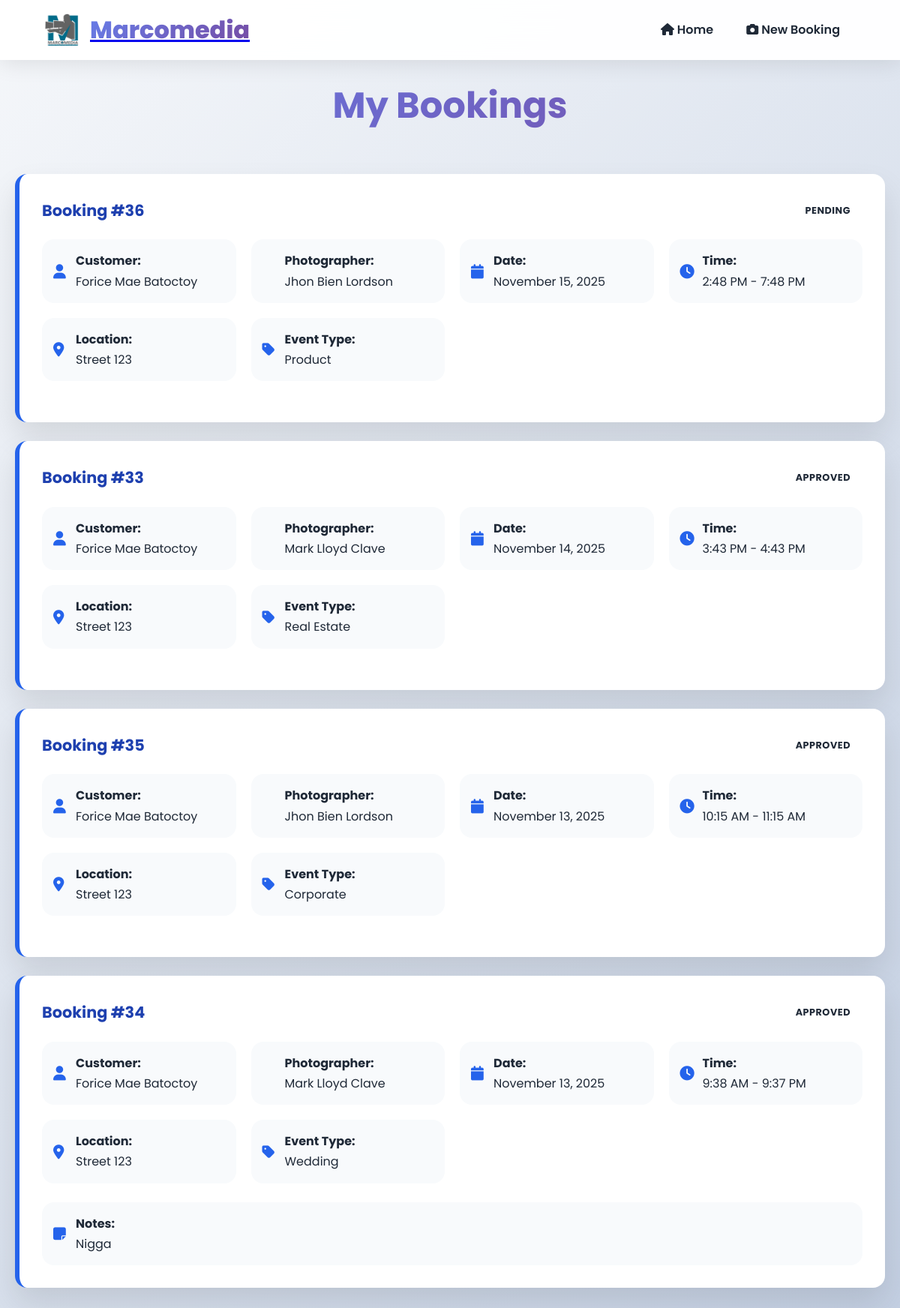
Page /website/my_bookings.php (signed in) on the committed database.
### tables this page shows
CREATE TABLE IF NOT EXISTS `appointments` (
  `id` int(11) NOT NULL AUTO_INCREMENT,
  `customer` varchar(255) NOT NULL,
  `user_id` int(11) DEFAULT NULL,
  `service` varchar(100) NOT NULL,
  `date` date NOT NULL,
  `start_time` time NOT NULL,
  `end_time` time NOT NULL,
  `location` varchar(255) DEFAULT NULL,
  `note` text DEFAULT NULL,
  `admin_notes` text DEFAULT NULL,
  `event_type` varchar(100) DEFAULT NULL,
  `notes` text DEFAULT NULL,
  `status` enum('Pending','Approved','Cancelled') DEFAULT 'Pending',
  `cameraman_id` int(11) DEFAULT NULL,
  `created_at` timestamp NOT NULL DEFAULT current_timestamp(),
  `deleted_at` timestamp NULL DEFAULT NULL,
  `photographer_id` int(11) DEFAULT NULL,
  `photographer_name` varchar(255) DEFAULT NULL,
  PRIMARY KEY (`id`)
);

CREATE TABLE IF NOT EXISTS `users` (
  `id` int(11) NOT NULL AUTO_INCREMENT,
  `name` varchar(100) DEFAULT NULL,
  `fullname` varchar(255) NOT NULL,
  `username` varchar(100) NOT NULL,
  `email` varchar(255) NOT NULL,
  `password_hash` varchar(255) NOT NULL,
  `role` enum('admin','photographer','customer') NOT NULL DEFAULT 'customer',
  `created_at` timestamp NOT NULL DEFAULT current_timestamp(),
  `status` enum('active','inactive') DEFAULT 'active',
  `profile_image` varchar(255) DEFAULT NULL,
  PRIMARY KEY (`id`),
  UNIQUE KEY `username` (`username`),
  UNIQUE KEY `email` (`email`),
  UNIQUE KEY `username_2` (`username`)
);

### website/my_bookings.php (the view, shortened to what this page needs)
<?php
require __DIR__ . '/../db.php';
$user_id = intval($_SESSION['user_id']);
$bookings = [];
$stmt = $conn->prepare("
    SELECT a.*, u.fullname as photographer_name
    FROM appointments a
    LEFT JOIN users u ON a.photographer_id = u.id
    WHERE a.user_id = ?
    ORDER BY a.date DESC, a.created_at DESC
");
if ($stmt !== false) {
    $stmt->bind_param("i", $user_id);
    $stmt->execute();
    $result = $stmt->get_result();
    while ($row = $result->fetch_assoc()) {
        $bookings[] = $row;
    }
}
?>
<!DOCTYPE html>
<html lang="en">
<head>
    <link rel="stylesheet" href="https://cdnjs.cloudflare.com/ajax/libs/font-awesome/6.4.0/css/all.min.css">
</head>
<body>
    <header>
        <a href="index.php" class="logo">
            <img src="images/rsz_logo.png" alt="Marcomedia Logo" class="logo-img">
            <h2>Marcomedia</h2>
        </a>
        <nav>
            <a href="index.php"><i class="fas fa-home"></i> Home</a>
            <a href="index.php#photographer-booking"><i class="fas fa-camera"></i> New Booking</a>
        </nav>
    </header>
    <div class="container">
        <h1>My Bookings</h1>
        <?php if(empty($bookings)): ?>
            <div class="empty-state">
                <i class="fas fa-calendar-times"></i>
                <h3>No Bookings Yet</h3>
                <p>You haven't made any bookings yet. Start by booking a photographer for your next event!</p>
                <a href="index.php#photographer-booking" style="display: inline-block; margin-top: 20px; background: var(--gradient-primary); color: white; padding: 15px 30px; border-radius: var(--border-radius); text-decoration: none; font-weight: 600;">
                    <i class="fas fa-plus"></i> Book Now
                </a>
            </div>
        <?php else: ?>
            <div class="bookings-grid">
                <?php foreach($bookings as $booking): ?>
                    <div class="booking-card <?php echo $booking['status']; ?>">
                        <div class="booking-header">
                            <div class="booking-id">Booking #<?php echo $booking['id']; ?></div>
                            <div class="booking-status status-<?php echo $booking['status']; ?>">
                                <?php echo ucfirst($booking['status']); ?>
                            </div>
                        </div>
                        <div class="booking-details">
                            <div class="detail-item">
                                <i class="fas fa-user"></i>
                                <div>
                                    <strong>Customer:</strong><br>
                                    <?php echo htmlspecialchars($booking['customer']); ?>
                                </div>
                            </div>
                            <div class="detail-item">
                                <div>
                                    <strong>Photographer:</strong><br>
                                    <?php echo htmlspecialchars($booking['photographer_name'] ?? 'Not assigned'); ?>
                                </div>
                            </div>
                            <div class="detail-item">
                                <i class="fas fa-calendar"></i>
                                <div>
                                    <strong>Date:</strong><br>
                                    <?php echo date('F j, Y', strtotime($booking['date'])); ?>
                                </div>
                            </div>
                            <div class="detail-item">
                                <i class="fas fa-clock"></i>
                                <div>
                                    <strong>Time:</strong><br>
                                    <?php echo date('g:i A', strtotime($booking['start_time'])); ?> - <?php echo date('g:i A', strtotime($booking['end_time'])); ?>
                                </div>
                            </div>
                            <div class="detail-item">
                                <i class="fas fa-map-marker-alt"></i>
                                <div>
                                    <strong>Location:</strong><br>
                                    <?php echo htmlspecialchars($booking['location']); ?>
                                </div>
                            </div>
                            <div class="detail-item">
                                <i class="fas fa-tag"></i>
                                <div>
                                    <strong>Event Type:</strong><br>
                                    <?php echo htmlspecialchars($booking['event_type']); ?>
                                </div>
                            </div>
                        </div>
                        <?php if(!empty($booking['notes'])): ?>
                            <div class="detail-item" style="grid-column: 1 / -1;">
                                <i class="fas fa-sticky-note"></i>
                                <div>
                                    <strong>Notes:</strong><br>
                                    <?php echo htmlspecialchars($booking['notes']); ?>
                                </div>
                            </div>
                        <?php endif; ?>
                    </div>
                <?php endforeach; ?>
            </div>
        <?php endif; ?>
    </div>
</body>
</html>

### website/my_bookings.php (style rules this page uses)
:root { --primary-color: #2563eb; --secondary-color: #1e40af; --accent-color: #f59e0b; --success-color: #10b981; --warning-color: #f59e0b; --error-color: #ef4444; --dark-text-color: #1f2937; --light-text-color: #6b7280; --background-light: #f8fafc; --card-bg: #ffffff; --gradient-primary: linear-gradient(135deg, #667eea 0%, #764ba2 100%); --gradient-secondary: linear-gradient(135deg, #f093fb 0%, #f5576c 100%); --border-radius: 16px; --shadow: 0 20px 40px rgba(0,0,0,0.1); --shadow-lg: 0 30px 60px rgba(0,0,0,0.15); --transition: all 0.4s cubic-bezier(0.25, 0.46, 0.45, 0.94); }
* { box-sizing: border-box; margin: 0; padding: 0; }
body { font-family: 'Poppins', sans-serif; line-height: 1.7; color: var(--dark-text-color); background: linear-gradient(135deg, #f5f7fa 0%, #c3cfe2 100%); min-height: 100vh; padding: 100px 20px 40px; }
.container { max-width: 1200px; margin: 0 auto; }
header { display: flex; justify-content: space-between; align-items: center; padding: 0 5%; height: 80px; background: rgba(255, 255, 255, 0.95); backdrop-filter: blur(20px); position: fixed; top: 0; left: 0; right: 0; z-index: 1000; box-shadow: 0 4px 30px rgba(0,0,0,0.1); }
.logo { display: flex; align-items: center; gap: 15px; }
.logo-img { width: 45px; height: 45px; object-fit: contain; }
.logo h2 { font-size: 2rem; font-weight: 800; background: var(--gradient-primary); -webkit-background-clip: text; -webkit-text-fill-color: transparent; background-clip: text; }
nav a { color: var(--dark-text-color); text-decoration: none; font-weight: 600; padding: 12px 20px; transition: var(--transition); border-radius: var(--border-radius); }
h1 { text-align: center; margin-bottom: 50px; font-size: 3rem; background: var(--gradient-primary); -webkit-background-clip: text; -webkit-text-fill-color: transparent; background-clip: text; }
.bookings-grid { display: grid; gap: 25px; margin-top: 30px; }
.booking-card { background: var(--card-bg); border-radius: var(--border-radius); padding: 30px; box-shadow: var(--shadow); border-left: 6px solid var(--primary-color); transition: var(--transition); position: relative; }
.booking-header { display: flex; justify-content: space-between; align-items: center; margin-bottom: 20px; flex-wrap: wrap; gap: 15px; }
.booking-id { font-size: 1.3rem; font-weight: 700; color: var(--secondary-color); }
.booking-status { padding: 8px 16px; border-radius: 20px; font-size: 0.8rem; font-weight: 700; text-transform: uppercase; letter-spacing: 0.5px; }
.booking-details { display: grid; grid-template-columns: repeat(auto-fit, minmax(250px, 1fr)); gap: 20px; margin-bottom: 25px; }
.detail-item { display: flex; align-items: center; gap: 10px; padding: 15px; background: #f8fafc; border-radius: var(--border-radius); }
.detail-item i { color: var(--primary-color); font-size: 1.2rem; width: 20px; }

### rows in the picture
appointments: id "36", status "PENDING", customer "Forice Mae Batoctoy", users.fullname "Jhon Bien Lordson", date "November 15, 2025", start_time "2:48 PM", end_time "7:48 PM", location "Street 123", event_type "Product"
appointments: id "33", status "APPROVED", customer "Forice Mae Batoctoy", users.fullname "Mark Lloyd Clave", date "November 14, 2025", start_time "3:43 PM", end_time "4:43 PM", location "Street 123", event_type "Real Estate"
appointments: id "35", status "APPROVED", customer "Forice Mae Batoctoy", users.fullname "Jhon Bien Lordson", date "November 13, 2025", start_time "10:15 AM", end_time "11:15 AM", location "Street 123", event_type "Corporate"
appointments: id "34", status "APPROVED", customer "Forice Mae Batoctoy", users.fullname "Mark Lloyd Clave", date "November 13, 2025", start_time "9:38 AM", end_time "9:37 PM", location "Street 123", event_type "Wedding", notes "Nigga"
